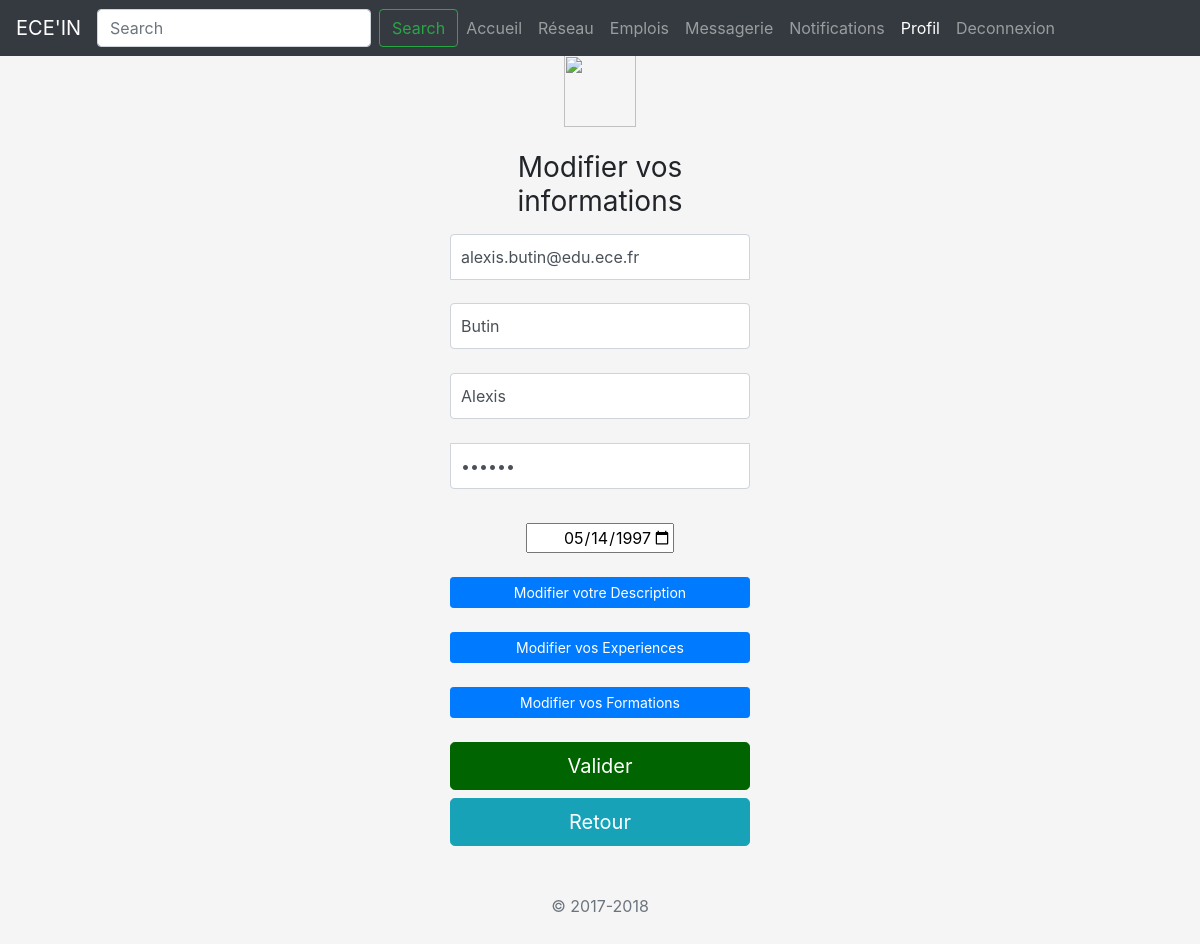
Page /Code/AfficherModifierProfil.php (signed in) on the committed database.
### tables this page shows
CREATE TABLE IF NOT EXISTS `utilisateur` (
  `ID_user` int(10) NOT NULL AUTO_INCREMENT,
  `Prenom` varchar(30) NOT NULL,
  `Nom` varchar(30) NOT NULL,
  `DateNaissance` date NOT NULL,
  `Mail` varchar(50) NOT NULL,
  `MotDePasse` varchar(30) NOT NULL,
  `DroitsAdmins` varchar(3) NOT NULL DEFAULT 'NON',
  PRIMARY KEY (`ID_user`)
);

### Code/AfficherModifierProfil.php (the view, shortened to what this page needs)
<?php
	$ID_user    = $_SESSION['ID_user'];
	$database = "linkedin";
	$db_handle = mysqli_connect('localhost', 'root', '');
	$db_found = mysqli_select_db($db_handle, $database);
	if($db_found)
	{
		$sql = "SELECT * FROM utilisateur WHERE ID_User = " .  $ID_user . "";
		$result = mysqli_query($db_handle, $sql);
		$data = mysqli_fetch_assoc($result);
		if(empty($data))
		{
			header("Refresh: 0; url=LoginErrone.html");
		}
		else
		{
            $email 		= $data['Mail'];
            $nom        = $data['Nom'];
            $prenom     = $data['Prenom'];
            $password 	= $data['MotDePasse'];
            $date       = $data['DateNaissance'];
		}
	}
?>
<!doctype html>
<html lang="en">
  <head>
    <link href="https://stackpath.bootstrapcdn.com/bootstrap/4.1.0/css/bootstrap.min.css" rel="stylesheet">
    <link href="signin.css" rel="stylesheet">
  </head>
  <body class="text-center">
  	<nav class="navbar navbar-expand-md navbar-dark bg-dark fixed-top">
      <a class="navbar-brand logo" href="Accueil.php" >ECE'IN</a>
      <div class="collapse navbar-collapse" id="navbarsExampleDefault">
        <form class="form-inline my-2 my-lg-0">
          <input class="form-control mr-sm-2" type="text" placeholder="Search" aria-label="Search">
          <button class="btn btn-outline-success my-2 my-sm-0" type="submit">Search</button>
        </form>
        <ul class="navbar-nav mr-auto -brand BarBoutons">
          <li class="nav-item -brand bouton">
            <a class="nav-link" href="Accueil.php">Accueil <span class="sr-only">(current)</span></a>
          </li>
          <li class="nav-item -brand bouton">
            <a class="nav-link" href="Reseau.php">Réseau</a>
          </li>
          <li class="nav-item -brand bouton">
            <a class="nav-link" href="Emplois.php">Emplois</a>
          </li>
          <li class="nav-item -brand bouton">
            <a class="nav-link" href="Messagerie.php">Messagerie</a>
          </li>
          <li class="nav-item -brand bouton">
            <a class="nav-link" href="Notifications.php">Notifications</a>
          </li>
          <li class="nav-item active -brand bouton">
            <a class="nav-link" href="Profil.php">Profil</a>
          </li>
          <li class="nav-item -brand bouton">
            <a class="nav-link" href="Deconnexion.php">Deconnexion</a>
          </li>
        </ul>
      </div>
    </nav>
    <form class="form-signin" action="ModifierProfil.php" method="post">
      <img class="mb-4" src="https://getbootstrap.com/assets/brand/bootstrap-solid.svg" alt="" width="72" height="72">
      <h1 class="h3 mb-3 font-weight-normal">Modifier vos informations</h1>
      <input type="email" class="form-control" placeholder="Adresse Email" value="<?php echo $email?>" required autofocus name="email">
        <br>
      <input type="text" class="form-control" placeholder="Votre nom" value="<?php echo $nom?>" required autofocus name="nom">
        <br>
      <input type="text" class="form-control" placeholder="Votre Prénom" value="<?php echo $prenom?>" required autofocus name="prenom">
        <br>
      <input type="password" id="inputPassword" class="form-control" placeholder="Mot de Passe" value="<?php echo $password?>" required name="MDP">
        <br>
      <input type="date" name="date" placeholder="jj/mm/aaaa" value="<?php echo $date?>" style="text-align : right;">
        <br> <br>
        <div>
            <a class="btn btn-primary btn-sm btn-block" href="ModifierDescription.php">Modifier votre Description</a>
            <br>
            <a class="btn btn-primary btn-sm btn-block" href="ModifierExperiences.php">Modifier vos Experiences</a>
            <br>
            <a class="btn btn-primary btn-sm btn-block" href="ModifierFormations.php" >Modifier vos Formations</a>
        </div>
        <br>
      <button class="btn btn-lg btn-block btngr egn " type="submit">Valider</button>
      <a class="btn btn-info btn-lg btn-block egn " href="Profil.php">Retour</a>
      <p class="mt-5 mb-3 text-muted">&copy; 2017-2018</p>
    </form>
  </body>
</html>

### Code/signin.css (style rules this page uses)
html, body { height: 100%; }
body { display: -ms-flexbox; display: flex; -ms-flex-align: center; align-items: center; padding-top: 40px; padding-bottom: 40px; background-color: #f5f5f5; }
.btngr { background-color :darkgreen; color : white; border-color: darkgreen; }
.form-signin { width: 100%; max-width: 330px; padding: 15px; margin: auto; }
.form-signin .form-control { position: relative; box-sizing: border-box; height: auto; padding: 10px; font-size: 16px; }
.form-signin input[type="email"] { margin-bottom: -1px; border-bottom-right-radius: 0; border-bottom-left-radius: 0; }
.form-signin input[type="password"] { margin-bottom: 10px; border-top-left-radius: 0; border-top-right-radius: 0; }

### rows in the picture
utilisateur: email "alexis.butin@edu.ece.fr", nom "Butin", prenom "Alexis", date "05/14/1997"
